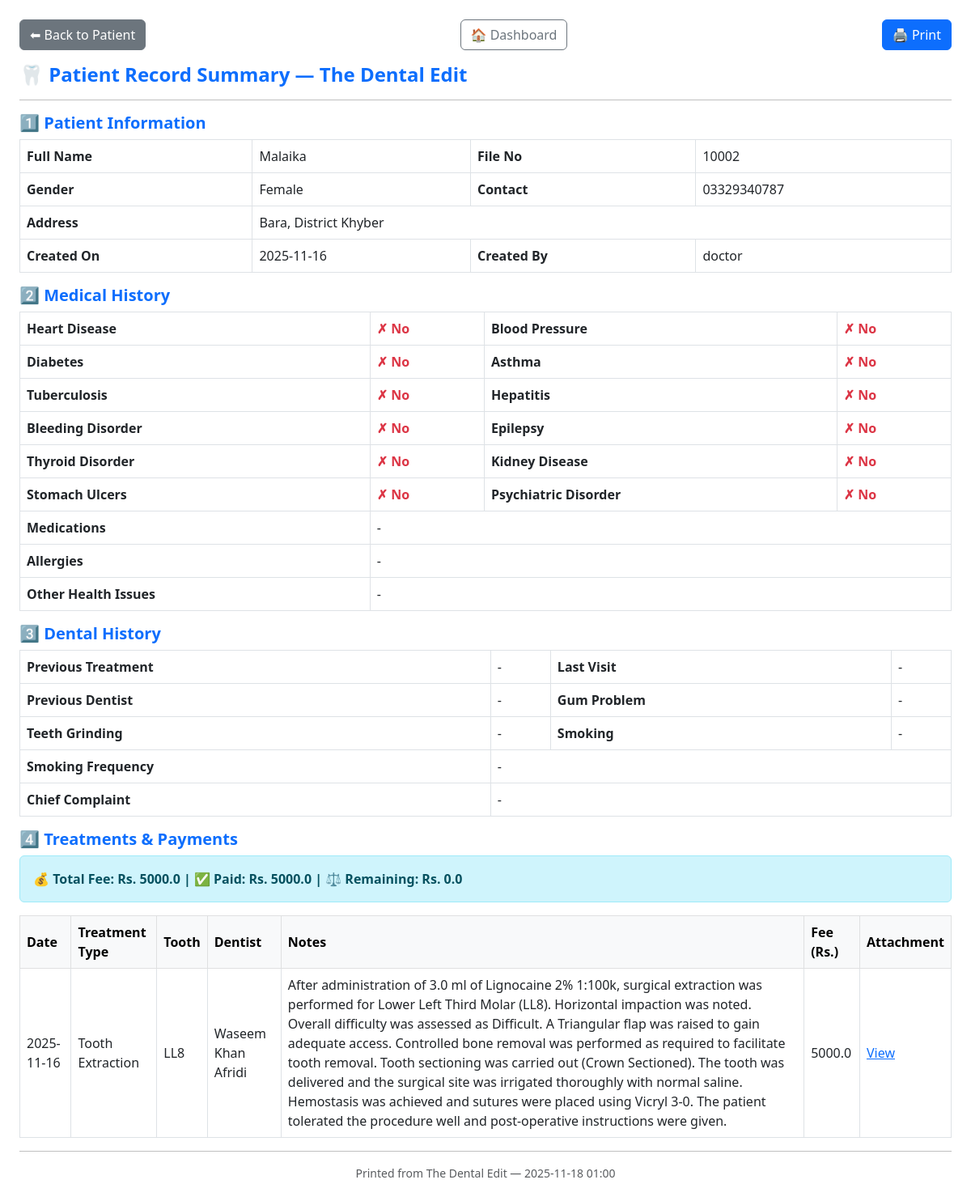
The app's page /print_patient/2 with its own data.
### Dentaleditapp.py (models this page shows, shortened)
class Patient(db.Model):
    __tablename__ = 'patients'
    id = db.Column(db.Integer, primary_key=True)
    file_no = db.Column(db.String(50), unique=True)
    full_name = db.Column(db.String(150))
    father_or_spouse_name = db.Column(db.String(150))
    gender = db.Column(db.String(20))
    dob_or_age = db.Column(db.String(50))
    marital_status = db.Column(db.String(50))
    occupation = db.Column(db.String(100))
    contact = db.Column(db.String(50))
    email = db.Column(db.String(100))
    cnic = db.Column(db.String(20))
    address = db.Column(db.Text)
    date = db.Column(db.String(20), default=date.today().strftime("%Y-%m-%d"))
    created_by = db.Column(db.String(100))
    heart_disease = db.Column(db.String(10))
    blood_pressure = db.Column(db.String(10))
    diabetes = db.Column(db.String(10))
    asthma = db.Column(db.String(10))
    tuberculosis = db.Column(db.String(10))
    hepatitis = db.Column(db.String(10))
    bleeding_disorder = db.Column(db.String(10))
    epilepsy = db.Column(db.String(10))
    thyroid_disorder = db.Column(db.String(10))
    kidney_disease = db.Column(db.String(10))
    stomach_ulcers = db.Column(db.String(10))
    psychiatric_disorder = db.Column(db.String(10))
    medications = db.Column(db.Text)
    allergies = db.Column(db.Text)
    other_health = db.Column(db.Text)
    pregnant = db.Column(db.String(10))
    breastfeeding = db.Column(db.String(10))
    pregnancy_weeks = db.Column(db.String(20))
    surgery_history = db.Column(db.Text)
    last_dental_visit = db.Column(db.String(50))
    last_dental_reason = db.Column(db.String(50))
    treat_fillings = db.Column(db.String(10))
    treat_rct = db.Column(db.String(10))
    treat_crowns = db.Column(db.String(10))
    treat_extractions = db.Column(db.String(10))
    treat_scaling = db.Column(db.String(10))
    treat_denture = db.Column(db.String(10))
    treat_braces = db.Column(db.String(10))
    treat_implant = db.Column(db.String(10))
    treat_other = db.Column(db.String(100))
    bad_experience = db.Column(db.String(10))
    bad_experience_details = db.Column(db.Text)
    gum_bleeding = db.Column(db.String(10))
    gum_loose = db.Column(db.String(10))
    gum_badbreath = db.Column(db.String(10))
    gum_none = db.Column(db.String(10))
    sensitive_teeth = db.Column(db.String(10))
    frequent_cavities = db.Column(db.String(10))
    caries_none = db.Column(db.String(10))
    fractured_tooth = db.Column(db.String(10))
    jaw_accident = db.Column(db.String(10))
    trauma_none = db.Column(db.String(10))
    prosthesis_crown = db.Column(db.String(10))
    prosthesis_denture = db.Column(db.String(10))
    prosthesis_implant = db.Column(db.String(10))
    prosthesis_braces = db.Column(db.String(10))
    prosthesis_none = db.Column(db.String(10))
    uses_tobacco = db.Column(db.String(10))
    uses_naswar = db.Column(db.String(10))
    uses_paan = db.Column(db.String(10))
    uses_smoke = db.Column(db.String(10))
    smoking_frequency = db.Column(db.String(100))
    tmj_issue = db.Column(db.Text)
    tmj_notes = db.Column(db.Text)
    oral_hygiene = db.Column(db.Text)
    caries_risk = db.Column(db.Text)
    soft_tissue_notes = db.Column(db.Text)
    dental_notes = db.Column(db.Text)
    cases = db.relationship('Case', backref='patient', cascade="all, delete-orphan", lazy='joined')
    treatments = db.relationship('Treatment', backref='patient', cascade="all, delete-orphan", lazy='joined')
    visits = db.relationship('Visit', backref='patient', cascade="all, delete-orphan", lazy=True)

class Treatment(db.Model):
    __tablename__ = 'treatments'
    id = db.Column(db.Integer, primary_key=True)
    parent_treatment_id = db.Column(
        db.Integer,
        db.ForeignKey('treatments.id'),
        nullable=True
    )
    sub_treatments = db.relationship(
        'Treatment',
        backref=db.backref('parent_treatment', remote_side='Treatment.id'),
        cascade="all, delete-orphan",
        lazy=True
    )
    treatment_category = db.Column(db.String(100))   # RCT / Extraction / Ortho / Cosmetic / etc.
    treatment_type = db.Column(db.String(150))       # Specific option selected from dropdown
    date = db.Column(db.String(20), default=datetime.now().strftime("%Y-%m-%d"))
    notes = db.Column(db.Text)                       # Auto + Manual clinical notes
    post_op = db.Column(db.Text)                     # Post-op instructions generated by script
    amount = db.Column(db.Float)                     # Treatment Fee
    next_appointment = db.Column(db.String(20))
    status = db.Column(db.String(20), default="Ongoing")
    tooth_number = db.Column(db.String(10))          # e.g. UR6, LL3, UL-A
    multi_tooth = db.Column(db.String(50))           # Bridges, Implants, Multi-site
    obturation_material = db.Column(db.String(100))
    working_length = db.Column(db.Text)
    maf = db.Column(db.Text)
    extraction_type = db.Column(db.String(100))          # Simple / Surgical
    impaction_type = db.Column(db.String(100))
    extraction_difficulty = db.Column(db.String(50))
    flap_type = db.Column(db.String(100))
    bone_removal = db.Column(db.Boolean, default=False)
    suture_type = db.Column(db.String(100))
    tooth_sectioning = db.Column(db.Boolean, default=False)
    sectioning_details = db.Column(db.String(200))
    surgical_details = db.Column(db.Text)
    ortho_details = db.Column(db.Text)
    pediatric_details = db.Column(db.Text)
    cosmetic_details = db.Column(db.Text)
    attachment = db.Column(db.String(200))             # Legacy, keep for compatibility
    doctor = db.Column(db.String(100))                 # Saved clinician name
    dentist_id = db.Column(db.Integer, db.ForeignKey('dentists.id'))
    patient_id = db.Column(db.Integer, db.ForeignKey('patients.id'))
    case_id = db.Column(db.Integer, db.ForeignKey('cases.id'))
    visit_id = db.Column(db.Integer, db.ForeignKey('visits.id'))
    followups = db.relationship(
        'FollowUp',
        backref='treatment',
        cascade="all, delete-orphan",
        lazy='joined'
    )
    related_files = db.relationship(
        'Radiograph',
        backref='treatment',
        lazy=True
    )

class Dentist(db.Model):
    __tablename__ = 'dentists'
    id = db.Column(db.Integer, primary_key=True)
    name = db.Column(db.String(100), nullable=False)
    specialization = db.Column(db.String(100))
    contact = db.Column(db.String(50))
    email = db.Column(db.String(100))
    joined_on = db.Column(db.String(50), default=datetime.utcnow().strftime("%Y-%m-%d %H:%M"))
    treatments = db.relationship('Treatment', backref='dentist', lazy=True)
    visits = db.relationship('Visit', backref='dentist_obj', lazy=True)

class Radiograph(db.Model):
    __tablename__ = 'radiographs'
    id = db.Column(db.Integer, primary_key=True)
    patient_id = db.Column(db.Integer, db.ForeignKey("patients.id"))
    treatment_id = db.Column(db.Integer, db.ForeignKey("treatments.id"), nullable=True)  # 🔗 Link to specific treatment
    case_id = db.Column(db.Integer, db.ForeignKey("cases.id"), nullable=True)
    filename = db.Column(db.String(200))
    uploaded_by = db.Column(db.String(50))
    uploaded_at = db.Column(db.String(50))

### Dentaleditapp.py (the view)
@app.route("/print_patient/<int:patient_id>")
def print_patient(patient_id):
    patient = Patient.query.get_or_404(patient_id)
    treatments = Treatment.query.filter_by(patient_id=patient.id).all()
    total_fee = sum(t.amount for t in treatments)
    payments = Payment.query.filter_by(patient_id=patient.id).all()
    total_paid = sum(p.amount_paid for p in payments)
    remaining = total_fee - total_paid
    return render_template(
        "print_patient.html",
        patient=patient,
        treatments=treatments,
        total_fee=total_fee,
        total_paid=total_paid,
        remaining=remaining,
        datetime=datetime  # ✅ pass datetime to Jinja
    )

### templates/print_patient.html (shortened to what this page needs)
<!DOCTYPE html>
<html lang="en">
<head>
<link href="https://cdn.jsdelivr.net/npm/bootstrap@5.3.0/dist/css/bootstrap.min.css" rel="stylesheet">
</head>
<body class="p-4">
<div class="no-print mb-3 d-flex justify-content-between align-items-center">
    <a href="{{ url_for('view_patient', patient_id=patient.id) }}" class="btn btn-secondary">⬅ Back to Patient</a>
    <a href="{{ url_for('dashboard_main') }}" class="btn btn-outline-secondary">🏠 Dashboard</a>
    <button onclick="window.print()" class="btn btn-primary">🖨️ Print</button>
</div>
<h4>🦷 Patient Record Summary — The Dental Edit</h4>
<hr>
{% macro yes_no_icon(value) %}
    {% if value == 'Yes' %}
        <span class="text-success fw-bold">✓ Yes</span>
    {% else %}
        <span class="text-danger fw-bold">✗ No</span>
    {% endif %}
{% endmacro %}
<h5>1️⃣ Patient Information</h5>
<table class="table table-bordered">
<tbody>
<tr><th>Full Name</th><td>{{ patient.full_name }}</td><th>File No</th><td>{{ patient.file_no }}</td></tr>
<tr><th>Gender</th><td>{{ patient.gender }}</td><th>Contact</th><td>{{ patient.contact }}</td></tr>
<tr><th>Address</th><td colspan="3">{{ patient.address or '-' }}</td></tr>
<tr><th>Created On</th><td>{{ patient.date }}</td><th>Created By</th><td>{{ patient.created_by }}</td></tr>
</tbody></table>
<h5>2️⃣ Medical History</h5>
<table class="table table-bordered">
<tbody>
<tr><th>Heart Disease</th><td>{{ yes_no_icon(patient.heart_disease) }}</td><th>Blood Pressure</th><td>{{ yes_no_icon(patient.blood_pressure) }}</td></tr>
<tr><th>Diabetes</th><td>{{ yes_no_icon(patient.diabetes) }}</td><th>Asthma</th><td>{{ yes_no_icon(patient.asthma) }}</td></tr>
<tr><th>Tuberculosis</th><td>{{ yes_no_icon(patient.tuberculosis) }}</td><th>Hepatitis</th><td>{{ yes_no_icon(patient.hepatitis) }}</td></tr>
<tr><th>Bleeding Disorder</th><td>{{ yes_no_icon(patient.bleeding_disorder) }}</td><th>Epilepsy</th><td>{{ yes_no_icon(patient.epilepsy) }}</td></tr>
<tr><th>Thyroid Disorder</th><td>{{ yes_no_icon(patient.thyroid_disorder) }}</td><th>Kidney Disease</th><td>{{ yes_no_icon(patient.kidney_disease) }}</td></tr>
<tr><th>Stomach Ulcers</th><td>{{ yes_no_icon(patient.stomach_ulcers) }}</td><th>Psychiatric Disorder</th><td>{{ yes_no_icon(patient.psychiatric_disorder) }}</td></tr>
<tr><th>Medications</th><td colspan="3">{{ patient.medications or '-' }}</td></tr>
<tr><th>Allergies</th><td colspan="3">{{ patient.allergies or '-' }}</td></tr>
<tr><th>Other Health Issues</th><td colspan="3">{{ patient.other_health or '-' }}</td></tr>
</tbody></table>
<h5>3️⃣ Dental History</h5>
<table class="table table-bordered">
<tbody>
<tr><th>Previous Treatment</th><td>{{ patient.dental_treatment_before or '-' }}</td><th>Last Visit</th><td>{{ patient.last_dental_visit or '-' }}</td></tr>
<tr><th>Previous Dentist</th><td>{{ patient.previous_dentist or '-' }}</td><th>Gum Problem</th><td>{{ patient.gum_problem or '-' }}</td></tr>
<tr><th>Teeth Grinding</th><td>{{ patient.teeth_grinding or '-' }}</td><th>Smoking</th><td>{{ patient.smoking or '-' }}</td></tr>
<tr><th>Smoking Frequency</th><td colspan="3">{{ patient.smoking_frequency or '-' }}</td></tr>
<tr><th>Chief Complaint</th><td colspan="3">{{ patient.chief_complaint or '-' }}</td></tr>
</tbody></table>
<h5>4️⃣ Treatments & Payments</h5>
<div class="alert alert-info fw-bold">
💰 Total Fee: Rs. {{ total_fee }} | ✅ Paid: Rs. {{ total_paid }} | ⚖️ Remaining: Rs. {{ remaining }}
</div>
<table class="table table-bordered table-hover">
<thead class="table-light">
<tr>
  <th>Date</th>
  <th>Treatment Type</th>
  <th>Tooth</th>
  <th>Dentist</th>
  <th>Notes</th>
  <th>Fee (Rs.)</th>
  <th>Attachment</th>
</tr>
</thead>
<tbody>
{% for t in treatments %}
<tr>
  <td>{{ t.date }}</td>
  <td>{{ t.treatment_type }}</td>
  <td>{{ t.tooth_number or '-' }}</td>
  <td>{{ t.dentist.name if t.dentist else t.doctor }}</td>
  <td style="white-space: pre-wrap;">{{ t.notes or '-' }}</td>
  <td>{{ t.amount }}</td>
  <td>
    {% if t.related_files %}
      {% for f in t.related_files %}
        <a href="{{ url_for('uploaded_file', filename=f.filename) }}" target="_blank">View</a><br>
      {% endfor %}
    {% else %}
      -
    {% endif %}
  </td>
</tr>
{% else %}
<tr><td colspan="7" class="text-center text-muted">No treatments recorded.</td></tr>
{% endfor %}
</tbody>
</table>
<hr>
<div class="text-center text-muted small mt-3">
  Printed from The Dental Edit — {{ datetime.utcnow().strftime("%Y-%m-%d %H:%M") }}
</div>
</body>
</html>

### templates/print_patient.html (style rules this page uses)
body { font-family: 'Segoe UI', sans-serif; background: #fff; color: #000; }
h4, h5 { color: #0d6efd; font-weight: 600; }
.text-danger { color: #dc3545 !important; }
.table th, .table td { vertical-align: middle !important; }

### records on screen
Patient: full_name "Malaika", file_no "10002", gender "Female", contact "03329340787", address "Bara, District Khyber", date "2025-11-16", created_by "doctor", medications "-", allergies "-", other_health "-", last_dental_visit "-", smoking_frequency "-"
Treatment: date "2025-11-16", treatment_type "Tooth Extraction", tooth_number "LL8", dentist "Waseem Khan Afridi", notes "After administration of 3.0 ml of Lignocaine 2% 1:100k, surgical extraction was performed for Lower Left Third Molar (LL8). Horizontal impaction was noted. Overall difficulty was assessed as Difficult. A Triangular flap was raised to gain adequate access. Controlled bone removal was performed as required to facilitate tooth removal. Tooth sectioning was carried out (Crown Sectioned). The tooth was delivered and the surgical site was irrigated thoroughly with normal saline. Hemostasis was achieved and sutures were placed using Vicryl 3-0. The patient tolerated the procedure well and post-operative instructions were given.", amount "5000.0"

### other values on screen
{{ patient.dental_treatment_before or '-' }} "-"
{{ patient.previous_dentist or '-' }} "-"
{{ patient.gum_problem or '-' }} "-"
{{ patient.teeth_grinding or '-' }} "-"
{{ patient.smoking or '-' }} "-"
{{ patient.chief_complaint or '-' }} "-"
{{ total_fee }} "5000.0"
{{ total_paid }} "5000.0"
{{ remaining }} "0.0"
